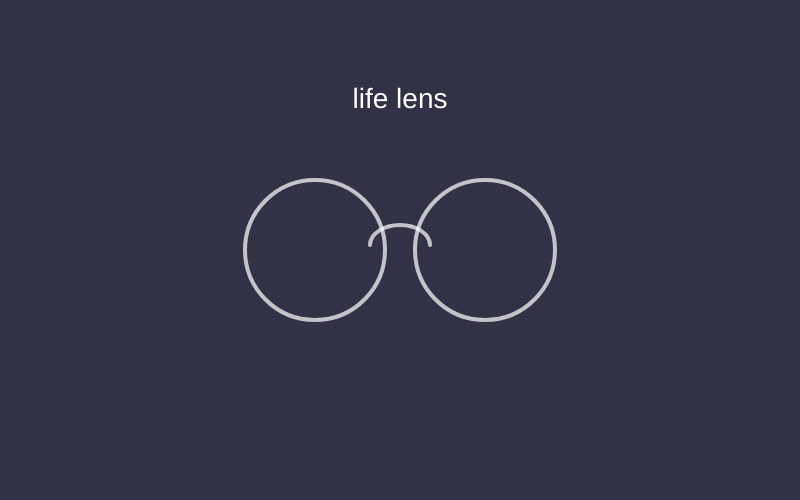
Frame 1 (no input)
Frame 60 (no input): identical to frame 1, image omitted
Frame 120 (the mouse pressed at the canvas centre since frame 60): identical to frame 1, image omitted

The p5.js sketch that drew this single still picture (run headless with seeded random() and noise() and a simulated clock; from frame 60 on, the mouse is pressed at the canvas centre):

// p5.js sketch
// ── sketch.js
// Arrays to hold the particles for each animation
let flowers = [];
let rainDrops = [];

// Spectacle lens properties
let rightButtonX, leftButtonX, buttonY, buttonRadius = 70;

function setup() {
  createCanvas(800, 500);

  // Position the spectacle lenses
  let bridgeWidth = 30;
  leftButtonX = width / 2 - buttonRadius - bridgeWidth / 2;
  rightButtonX = width / 2 + buttonRadius + bridgeWidth / 2;
  buttonY = height / 2;

  // Create the rain drop particles
  for (let i = 0; i < 50; i++) {
    rainDrops.push({
      x: random(width),
      y: random(-200, 0),
      w: 2,
      h: 15,
      speed: random(4, 8)
    });
  }

  // Create the flower particles
  for (let i = 0; i < 20; i++) {
    flowers.push({
      x: random(width),
      y: random(height),
      petalSize: random(15, 30), // Base size for the flower
      alpha: random(150, 255), // Random alpha for petals
      speed: random(0.5, 2)
    });
  }
}

function draw() {
  // --- Set Background ---
  let dLeft = dist(mouseX, mouseY, leftButtonX, buttonY);
  let isRaining = mouseIsPressed && dLeft < buttonRadius;
  background(isRaining ? color(20, 20, 30) : color(50, 50, 70));

  // --- Draw Static Elements ---
  fill(255);
  noStroke();
  textAlign(CENTER, CENTER);
  textSize(28);
  text("life lens", width / 2, height / 2 - 150);

  strokeWeight(4);
  noFill();
  stroke(255, 180);
  ellipse(leftButtonX, buttonY, buttonRadius * 2);
  ellipse(rightButtonX, buttonY, buttonRadius * 2);
  arc(width / 2, buttonY - 5, 60, 40, PI, TWO_PI);

  // --- Animate and Draw Rain ---
  if (isRaining) {
    for (let rd of rainDrops) {
      noStroke();
      fill(100, 100, 150, 200);
      rect(rd.x, rd.y, rd.w, rd.h);
      
      rd.y += rd.speed;
      if (rd.y > height) {
        rd.y = 0;
        rd.x = random(width);
      }
    }
  }

  // --- Animate and Draw Flowers ---
  let dRight = dist(mouseX, mouseY, rightButtonX, buttonY);
  if (mouseIsPressed && dRight < buttonRadius) {
    for (let f of flowers) {
      push();
      translate(f.x, f.y); // Move to the flower's location
      
      let petal = f.petalSize;
      noStroke();
      
      // Petals: yellow with alpha
      fill(255, 255, 0, f.alpha); // Yellow petals with varying alpha
      ellipse(0, -petal / 2, petal * 0.7, petal); // Taller oval petals
      ellipse(0, petal / 2, petal * 0.7, petal);
      ellipse(-petal / 2, 0, petal, petal * 0.7);
      ellipse(petal / 2, 0, petal, petal * 0.7);
      
      // Center of flower: yellow
      fill(255, 200, 0, f.alpha); // Slightly darker yellow for center for contrast
      ellipse(0, 0, petal * 0.6); // Center is a circle

      pop();

      // Move the flower downwards
      f.y += f.speed;

      // Reset the flower to the top when it goes off-screen
      if (f.y > height) {
        f.y = 0;
        f.x = random(width);
      }
    }
  }
}
